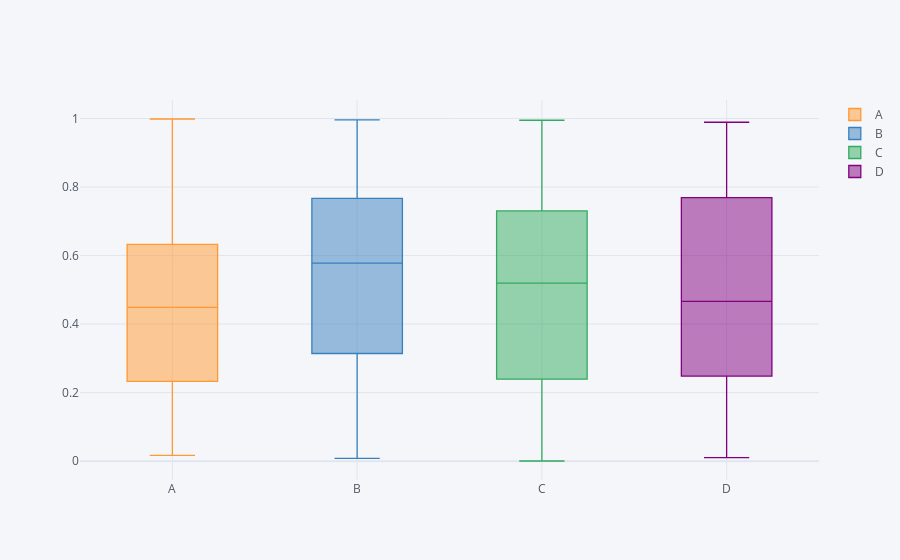

Notebook code cell kept with this figure:
### Markdown cell above
<hr>

## 3) Box plot()

### Code cell
df1.iplot(kind='box')
